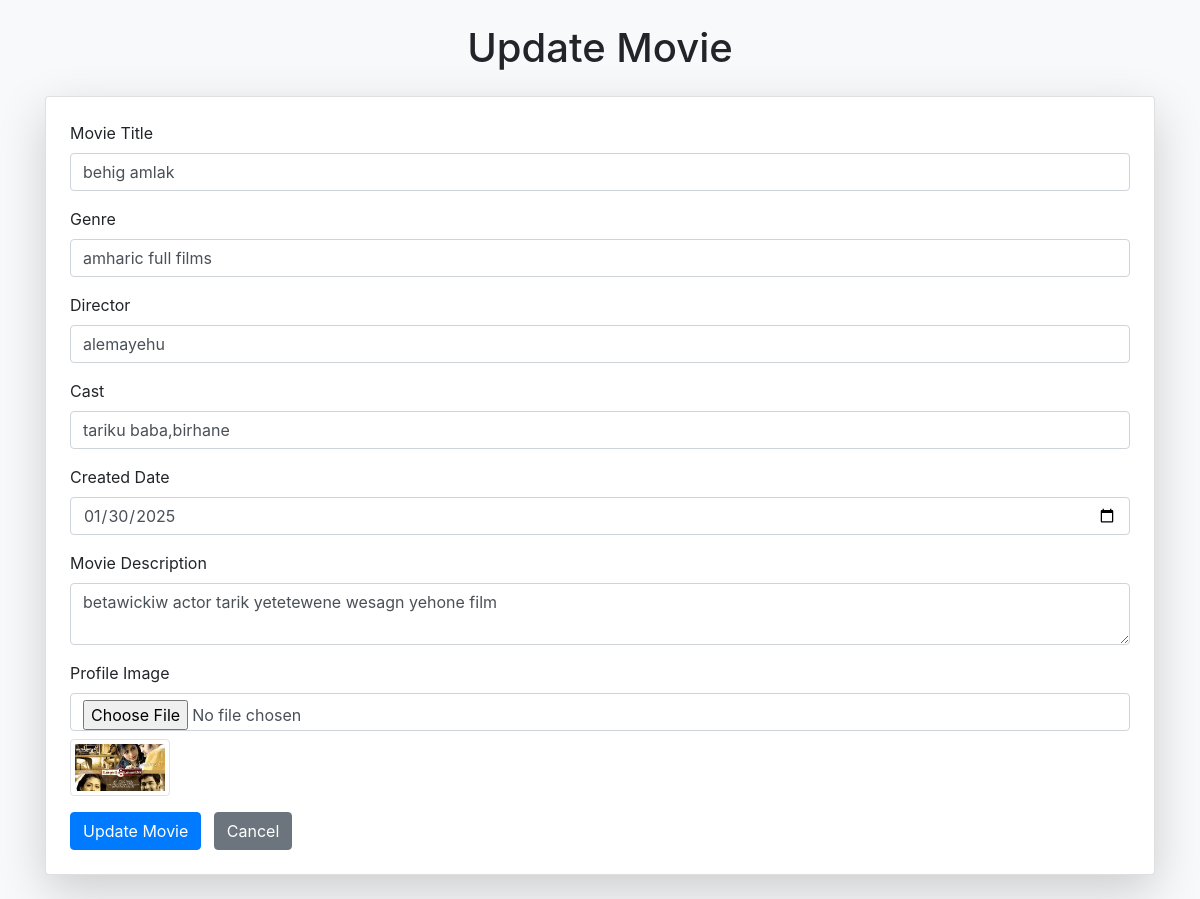
The page /admin/update_movie.php?MovieID=1 on the database its author committed.
### tables this page shows
CREATE TABLE `movie` (
  `MovieID` int(11) NOT NULL,
  `MovieTitle` varchar(255) DEFAULT NULL,
  `Genre` varchar(100) DEFAULT NULL,
  `Director` varchar(100) DEFAULT NULL,
  `Cast` text DEFAULT NULL,
  `CreatedDate` date DEFAULT NULL,
  `ProfileImage` varchar(255) DEFAULT NULL,
  `movie_description` text DEFAULT NULL
);

### admin/update_movie.php (the view, shortened to what this page needs)
<?php
include '../config/db.php';
if (isset($_GET['MovieID'])) {
    $movieID = intval($_GET['MovieID']);
    $sql = "SELECT * FROM movie WHERE MovieID = ?";
    $stmt = $conn->prepare($sql);
    $stmt->bind_param('i', $movieID);
    $stmt->execute();
    $result = $stmt->get_result();
    if ($result->num_rows > 0) {
        $movie = $result->fetch_assoc();
    } else {
        echo "<script>alert('Movie not found!'); window.location.href='movie_list.php';</script>";
        exit;
    }
} else {
    echo "<script>alert('Invalid request!'); window.location.href='movie_list.php';</script>";
    exit;
}
?>
<!DOCTYPE html>
<html lang="en">
<head>
    <link rel="stylesheet" href="https://maxcdn.bootstrapcdn.com/bootstrap/4.5.2/css/bootstrap.min.css">
    <link rel="stylesheet" href="https://cdnjs.cloudflare.com/ajax/libs/font-awesome/6.5.2/css/all.min.css">
</head>
<body class="bg-light">
    <div class="container my-4">
        <h1 class="text-center mb-4">Update Movie</h1>
        <div class="card p-4 shadow-lg">
            <form action="update_movie.php?MovieID=<?php echo $movieID; ?>" method="post" enctype="multipart/form-data">
                <div class="form-group">
                    <label for="movie_title">Movie Title</label>
                    <input type="text" id="movie_title" name="movie_title" class="form-control" value="<?php echo htmlspecialchars($movie['MovieTitle']); ?>" required>
                </div>
                <div class="form-group">
                    <label for="genre">Genre</label>
                    <input type="text" id="genre" name="genre" class="form-control" value="<?php echo htmlspecialchars($movie['Genre']); ?>" required>
                </div>
                <div class="form-group">
                    <label for="director">Director</label>
                    <input type="text" id="director" name="director" class="form-control" value="<?php echo htmlspecialchars($movie['Director']); ?>" required>
                </div>
                <div class="form-group">
                    <label for="cast">Cast</label>
                    <input type="text" id="cast" name="cast" class="form-control" value="<?php echo htmlspecialchars($movie['Cast']); ?>" required>
                </div>
                <div class="form-group">
                    <label for="created_date">Created Date</label>
                    <input type="date" id="created_date" name="created_date" class="form-control" value="<?php echo $movie['CreatedDate']; ?>" required>
                </div>
                <div class="form-group">
                    <label for="movie_description">Movie Description</label>
                    <textarea id="movie_description" name="movie_description" class="form-control" required><?php echo htmlspecialchars($movie['movie_description']); ?></textarea>
                </div>
                <div class="form-group">
                    <label for="ProfileImage">Profile Image</label>
                    <input type="file" id="ProfileImage" name="ProfileImage" class="form-control" accept="image/*">
                    <img src="../uploads/<?php echo htmlspecialchars($movie['ProfileImage']); ?>" alt="Movie Poster" class="img-thumbnail mt-2" width="100">
                </div>
                <button type="submit" class="btn btn-primary">Update Movie</button>
                <a href="movie_list.php" class="btn btn-secondary ml-2">Cancel</a>
            </form>
        </div>
    </div>
</body>
</html>

### rows shown on the page
movie: movie_title "behig amlak", genre "amharic full films", director "alemayehu", cast "tariku baba,birhane", created_date "01/30/2025", movie_description "betawickiw actor tarik yetetewene wesagn yehone film", ProfileImage (picture)
